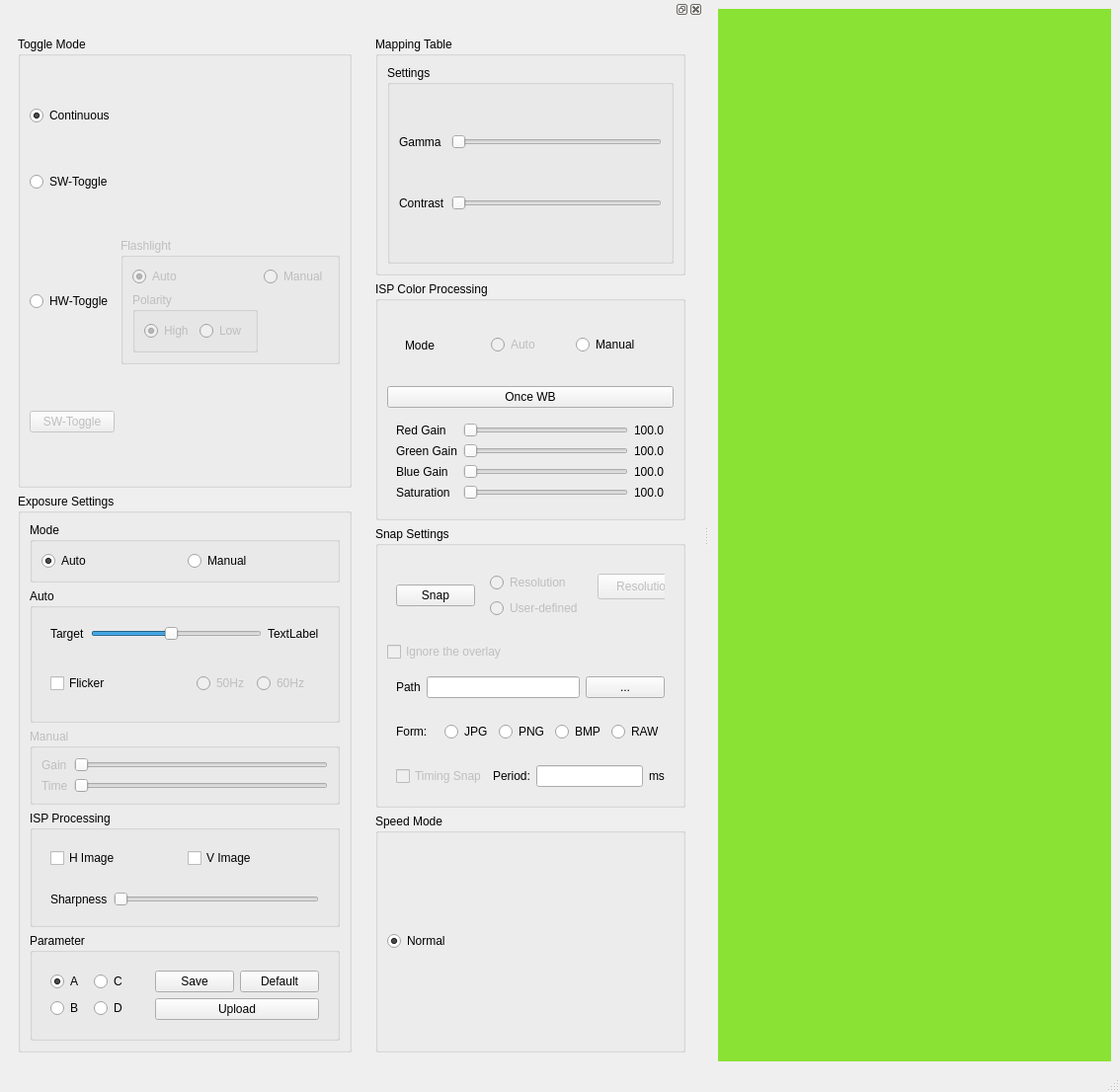
<?xml version="1.0" encoding="UTF-8"?>
<ui version="4.0">
 <class>MainWindow</class>
 <widget class="QMainWindow" name="MainWindow">
  <property name="enabled">
   <bool>true</bool>
  </property>
  <property name="geometry">
   <rect>
    <x>0</x>
    <y>0</y>
    <width>1134</width>
    <height>1106</height>
   </rect>
  </property>
  <property name="windowTitle">
   <string>MainWindow</string>
  </property>
  <widget class="QWidget" name="centralwidget">
   <layout class="QVBoxLayout" name="verticalLayout">
    <item>
     <widget class="QLabel" name="label">
      <property name="palette">
       <palette>
        <active>
         <colorrole role="WindowText">
          <brush brushstyle="SolidPattern">
           <color alpha="255">
            <red>0</red>
            <green>0</green>
            <blue>0</blue>
           </color>
          </brush>
         </colorrole>
         <colorrole role="Button">
          <brush brushstyle="SolidPattern">
           <color alpha="255">
            <red>138</red>
            <green>226</green>
            <blue>52</blue>
           </color>
          </brush>
         </colorrole>
         <colorrole role="Light">
          <brush brushstyle="SolidPattern">
           <color alpha="255">
            <red>198</red>
            <green>255</green>
            <blue>143</blue>
           </color>
          </brush>
         </colorrole>
         <colorrole role="Midlight">
          <brush brushstyle="SolidPattern">
           <color alpha="255">
            <red>168</red>
            <green>240</green>
            <blue>97</blue>
           </color>
          </brush>
         </colorrole>
         <colorrole role="Dark">
          <brush brushstyle="SolidPattern">
           <color alpha="255">
            <red>69</red>
            <green>113</green>
            <blue>26</blue>
           </color>
          </brush>
         </colorrole>
         <colorrole role="Mid">
          <brush brushstyle="SolidPattern">
           <color alpha="255">
            <red>92</red>
            <green>151</green>
            <blue>34</blue>
           </color>
          </brush>
         </colorrole>
         <colorrole role="Text">
          <brush brushstyle="SolidPattern">
           <color alpha="255">
            <red>0</red>
            <green>0</green>
            <blue>0</blue>
           </color>
          </brush>
         </colorrole>
         <colorrole role="BrightText">
          <brush brushstyle="SolidPattern">
           <color alpha="255">
            <red>255</red>
            <green>255</green>
            <blue>255</blue>
           </color>
          </brush>
         </colorrole>
         <colorrole role="ButtonText">
          <brush brushstyle="SolidPattern">
           <color alpha="255">
            <red>0</red>
            <green>0</green>
            <blue>0</blue>
           </color>
          </brush>
         </colorrole>
         <colorrole role="Base">
          <brush brushstyle="SolidPattern">
           <color alpha="255">
            <red>255</red>
            <green>255</green>
            <blue>255</blue>
           </color>
          </brush>
         </colorrole>
         <colorrole role="Window">
          <brush brushstyle="SolidPattern">
           <color alpha="255">
            <red>138</red>
            <green>226</green>
            <blue>52</blue>
           </color>
          </brush>
         </colorrole>
         <colorrole role="Shadow">
          <brush brushstyle="SolidPattern">
           <color alpha="255">
            <red>0</red>
            <green>0</green>
            <blue>0</blue>
           </color>
          </brush>
         </colorrole>
         <colorrole role="AlternateBase">
          <brush brushstyle="SolidPattern">
           <color alpha="255">
            <red>196</red>
            <green>240</green>
            <blue>153</blue>
           </color>
          </brush>
         </colorrole>
         <colorrole role="ToolTipBase">
          <brush brushstyle="SolidPattern">
           <color alpha="255">
            <red>255</red>
            <green>255</green>
            <blue>220</blue>
           </color>
          </brush>
         </colorrole>
         <colorrole role="ToolTipText">
          <brush brushstyle="SolidPattern">
           <color alpha="255">
            <red>0</red>
            <green>0</green>
            <blue>0</blue>
           </color>
          </brush>
         </colorrole>
         <colorrole role="PlaceholderText">
          <brush brushstyle="SolidPattern">
           <color alpha="128">
            <red>0</red>
            <green>0</green>
            <blue>0</blue>
           </color>
          </brush>
         </colorrole>
        </active>
        <inactive>
         <colorrole role="WindowText">
          <brush brushstyle="SolidPattern">
           <color alpha="255">
            <red>0</red>
            <green>0</green>
            <blue>0</blue>
           </color>
          </brush>
         </colorrole>
         <colorrole role="Button">
          <brush brushstyle="SolidPattern">
           <color alpha="255">
            <red>138</red>
            <green>226</green>
            <blue>52</blue>
           </color>
          </brush>
         </colorrole>
         <colorrole role="Light">
          <brush brushstyle="SolidPattern">
           <color alpha="255">
            <red>198</red>
            <green>255</green>
            <blue>143</blue>
           </color>
          </brush>
         </colorrole>
         <colorrole role="Midlight">
          <brush brushstyle="SolidPattern">
           <color alpha="255">
            <red>168</red>
            <green>240</green>
            <blue>97</blue>
           </color>
          </brush>
         </colorrole>
         <colorrole role="Dark">
          <brush brushstyle="SolidPattern">
           <color alpha="255">
            <red>69</red>
            <green>113</green>
            <blue>26</blue>
           </color>
          </brush>
         </colorrole>
         <colorrole role="Mid">
          <brush brushstyle="SolidPattern">
           <color alpha="255">
            <red>92</red>
            <green>151</green>
            <blue>34</blue>
           </color>
          </brush>
         </colorrole>
         <colorrole role="Text">
          <brush brushstyle="SolidPattern">
           <color alpha="255">
            <red>0</red>
            <green>0</green>
            <blue>0</blue>
           </color>
          </brush>
         </colorrole>
         <colorrole role="BrightText">
          <brush brushstyle="SolidPattern">
           <color alpha="255">
            <red>255</red>
            <green>255</green>
            <blue>255</blue>
           </color>
          </brush>
         </colorrole>
         <colorrole role="ButtonText">
          <brush brushstyle="SolidPattern">
           <color alpha="255">
            <red>0</red>
            <green>0</green>
            <blue>0</blue>
           </color>
          </brush>
         </colorrole>
         <colorrole role="Base">
          <brush brushstyle="SolidPattern">
           <color alpha="255">
            <red>255</red>
            <green>255</green>
            <blue>255</blue>
           </color>
          </brush>
         </colorrole>
         <colorrole role="Window">
          <brush brushstyle="SolidPattern">
           <color alpha="255">
            <red>138</red>
            <green>226</green>
            <blue>52</blue>
           </color>
          </brush>
         </colorrole>
         <colorrole role="Shadow">
          <brush brushstyle="SolidPattern">
           <color alpha="255">
            <red>0</red>
            <green>0</green>
            <blue>0</blue>
           </color>
          </brush>
         </colorrole>
         <colorrole role="AlternateBase">
          <brush brushstyle="SolidPattern">
           <color alpha="255">
            <red>196</red>
            <green>240</green>
            <blue>153</blue>
           </color>
          </brush>
         </colorrole>
         <colorrole role="ToolTipBase">
          <brush brushstyle="SolidPattern">
           <color alpha="255">
            <red>255</red>
            <green>255</green>
            <blue>220</blue>
           </color>
          </brush>
         </colorrole>
         <colorrole role="ToolTipText">
          <brush brushstyle="SolidPattern">
           <color alpha="255">
            <red>0</red>
            <green>0</green>
            <blue>0</blue>
           </color>
          </brush>
         </colorrole>
         <colorrole role="PlaceholderText">
          <brush brushstyle="SolidPattern">
           <color alpha="128">
            <red>0</red>
            <green>0</green>
            <blue>0</blue>
           </color>
          </brush>
         </colorrole>
        </inactive>
        <disabled>
         <colorrole role="WindowText">
          <brush brushstyle="SolidPattern">
           <color alpha="255">
            <red>69</red>
            <green>113</green>
            <blue>26</blue>
           </color>
          </brush>
         </colorrole>
         <colorrole role="Button">
          <brush brushstyle="SolidPattern">
           <color alpha="255">
            <red>138</red>
            <green>226</green>
            <blue>52</blue>
           </color>
          </brush>
         </colorrole>
         <colorrole role="Light">
          <brush brushstyle="SolidPattern">
           <color alpha="255">
            <red>198</red>
            <green>255</green>
            <blue>143</blue>
           </color>
          </brush>
         </colorrole>
         <colorrole role="Midlight">
          <brush brushstyle="SolidPattern">
           <color alpha="255">
            <red>168</red>
            <green>240</green>
            <blue>97</blue>
           </color>
          </brush>
         </colorrole>
         <colorrole role="Dark">
          <brush brushstyle="SolidPattern">
           <color alpha="255">
            <red>69</red>
            <green>113</green>
            <blue>26</blue>
           </color>
          </brush>
         </colorrole>
         <colorrole role="Mid">
          <brush brushstyle="SolidPattern">
           <color alpha="255">
            <red>92</red>
            <green>151</green>
            <blue>34</blue>
           </color>
          </brush>
         </colorrole>
         <colorrole role="Text">
          <brush brushstyle="SolidPattern">
           <color alpha="255">
            <red>69</red>
            <green>113</green>
            <blue>26</blue>
           </color>
          </brush>
         </colorrole>
         <colorrole role="BrightText">
          <brush brushstyle="SolidPattern">
           <color alpha="255">
            <red>255</red>
            <green>255</green>
            <blue>255</blue>
           </color>
          </brush>
         </colorrole>
         <colorrole role="ButtonText">
          <brush brushstyle="SolidPattern">
           <color alpha="255">
            <red>69</red>
            <green>113</green>
            <blue>26</blue>
           </color>
          </brush>
         </colorrole>
         <colorrole role="Base">
          <brush brushstyle="SolidPattern">
           <color alpha="255">
            <red>138</red>
            <green>226</green>
            <blue>52</blue>
           </color>
          </brush>
         </colorrole>
         <colorrole role="Window">
          <brush brushstyle="SolidPattern">
           <color alpha="255">
            <red>138</red>
            <green>226</green>
            <blue>52</blue>
           </color>
          </brush>
         </colorrole>
         <colorrole role="Shadow">
          <brush brushstyle="SolidPattern">
           <color alpha="255">
            <red>0</red>
            <green>0</green>
            <blue>0</blue>
           </color>
          </brush>
         </colorrole>
         <colorrole role="AlternateBase">
          <brush brushstyle="SolidPattern">
           <color alpha="255">
            <red>138</red>
            <green>226</green>
            <blue>52</blue>
           </color>
          </brush>
         </colorrole>
         <colorrole role="ToolTipBase">
          <brush brushstyle="SolidPattern">
           <color alpha="255">
            <red>255</red>
            <green>255</green>
            <blue>220</blue>
           </color>
          </brush>
         </colorrole>
         <colorrole role="ToolTipText">
          <brush brushstyle="SolidPattern">
           <color alpha="255">
            <red>0</red>
            <green>0</green>
            <blue>0</blue>
           </color>
          </brush>
         </colorrole>
         <colorrole role="PlaceholderText">
          <brush brushstyle="SolidPattern">
           <color alpha="128">
            <red>0</red>
            <green>0</green>
            <blue>0</blue>
           </color>
          </brush>
         </colorrole>
        </disabled>
       </palette>
      </property>
      <property name="autoFillBackground">
       <bool>true</bool>
      </property>
      <property name="text">
       <string/>
      </property>
     </widget>
    </item>
   </layout>
  </widget>
  <widget class="QMenuBar" name="menubar">
   <property name="geometry">
    <rect>
     <x>0</x>
     <y>0</y>
     <width>1134</width>
     <height>23</height>
    </rect>
   </property>
  </widget>
  <widget class="QStatusBar" name="statusbar"/>
  <widget class="QDockWidget" name="dockWidget">
   <attribute name="dockWidgetArea">
    <number>1</number>
   </attribute>
   <widget class="QWidget" name="dockWidgetContents">
    <layout class="QGridLayout" name="gridLayout_2">
     <item row="1" column="0">
      <widget class="QWidget" name="widget" native="true">
       <layout class="QVBoxLayout" name="verticalLayout_4">
        <item>
         <widget class="QGroupBox" name="groupBox">
          <property name="title">
           <string>Toggle Mode</string>
          </property>
          <layout class="QGridLayout" name="gridLayout_3">
           <item row="2" column="0">
            <widget class="QRadioButton" name="radioButton_3">
             <property name="text">
              <string>HW-Toggle</string>
             </property>
             <attribute name="buttonGroup">
              <string notr="true">buttonGroup</string>
             </attribute>
            </widget>
           </item>
           <item row="1" column="0">
            <widget class="QRadioButton" name="radioButton_2">
             <property name="text">
              <string>SW-Toggle</string>
             </property>
             <attribute name="buttonGroup">
              <string notr="true">buttonGroup</string>
             </attribute>
            </widget>
           </item>
           <item row="0" column="0">
            <widget class="QRadioButton" name="radioButton">
             <property name="text">
              <string>Continuous</string>
             </property>
             <property name="checked">
              <bool>true</bool>
             </property>
             <attribute name="buttonGroup">
              <string notr="true">buttonGroup</string>
             </attribute>
            </widget>
           </item>
           <item row="3" column="0">
            <widget class="QPushButton" name="pushButton">
             <property name="enabled">
              <bool>false</bool>
             </property>
             <property name="text">
              <string>SW-Toggle</string>
             </property>
            </widget>
           </item>
           <item row="2" column="1">
            <widget class="QGroupBox" name="groupBox_2">
             <property name="enabled">
              <bool>false</bool>
             </property>
             <property name="title">
              <string>Flashlight</string>
             </property>
             <layout class="QGridLayout" name="gridLayout_4">
              <item row="0" column="0">
               <widget class="QRadioButton" name="radioButton_6">
                <property name="text">
                 <string>Auto</string>
                </property>
                <property name="checked">
                 <bool>true</bool>
                </property>
               </widget>
              </item>
              <item row="1" column="0">
               <widget class="QGroupBox" name="groupBox_3">
                <property name="title">
                 <string>Polarity</string>
                </property>
                <layout class="QHBoxLayout" name="horizontalLayout">
                 <item>
                  <widget class="QRadioButton" name="radioButton_4">
                   <property name="text">
                    <string>High</string>
                   </property>
                   <property name="checked">
                    <bool>true</bool>
                   </property>
                  </widget>
                 </item>
                 <item>
                  <widget class="QRadioButton" name="radioButton_5">
                   <property name="text">
                    <string>Low</string>
                   </property>
                  </widget>
                 </item>
                </layout>
               </widget>
              </item>
              <item row="0" column="1">
               <widget class="QRadioButton" name="radioButton_7">
                <property name="text">
                 <string>Manual</string>
                </property>
               </widget>
              </item>
             </layout>
            </widget>
           </item>
          </layout>
         </widget>
        </item>
        <item>
         <widget class="QGroupBox" name="groupBox_4">
          <property name="title">
           <string>Exposure Settings</string>
          </property>
          <layout class="QVBoxLayout" name="verticalLayout_2">
           <item>
            <widget class="QGroupBox" name="groupBox_14">
             <property name="title">
              <string>Mode</string>
             </property>
             <layout class="QHBoxLayout" name="horizontalLayout_12">
              <item>
               <widget class="QRadioButton" name="radioButton_24">
                <property name="text">
                 <string>Auto</string>
                </property>
                <property name="checked">
                 <bool>true</bool>
                </property>
               </widget>
              </item>
              <item>
               <widget class="QRadioButton" name="radioButton_23">
                <property name="text">
                 <string>Manual</string>
                </property>
               </widget>
              </item>
             </layout>
            </widget>
           </item>
           <item>
            <widget class="QGroupBox" name="groupBox_5">
             <property name="title">
              <string>Auto</string>
             </property>
             <layout class="QVBoxLayout" name="verticalLayout_3">
              <item>
               <widget class="QWidget" name="widget_3" native="true">
                <layout class="QHBoxLayout" name="horizontalLayout_2">
                 <item>
                  <widget class="QLabel" name="label_2">
                   <property name="text">
                    <string>Target</string>
                   </property>
                  </widget>
                 </item>
                 <item>
                  <widget class="QSlider" name="AeTargetSlider">
                   <property name="minimum">
                    <number>1</number>
                   </property>
                   <property name="maximum">
                    <number>255</number>
                   </property>
                   <property name="value">
                    <number>120</number>
                   </property>
                   <property name="orientation">
                    <enum>Qt::Horizontal</enum>
                   </property>
                  </widget>
                 </item>
                 <item>
                  <widget class="QLabel" name="AeTargetLabel">
                   <property name="text">
                    <string>TextLabel</string>
                   </property>
                  </widget>
                 </item>
                </layout>
               </widget>
              </item>
              <item>
               <widget class="QWidget" name="widget_4" native="true">
                <layout class="QHBoxLayout" name="horizontalLayout_3">
                 <item>
                  <widget class="QCheckBox" name="checkBox">
                   <property name="text">
                    <string>Flicker</string>
                   </property>
                  </widget>
                 </item>
                 <item>
                  <widget class="QWidget" name="widget_5" native="true">
                   <property name="enabled">
                    <bool>false</bool>
                   </property>
                   <layout class="QHBoxLayout" name="horizontalLayout_4">
                    <item>
                     <widget class="QRadioButton" name="radioButton_8">
                      <property name="text">
                       <string>50Hz</string>
                      </property>
                     </widget>
                    </item>
                    <item>
                     <widget class="QRadioButton" name="radioButton_9">
                      <property name="text">
                       <string>60Hz</string>
                      </property>
                     </widget>
                    </item>
                   </layout>
                  </widget>
                 </item>
                </layout>
               </widget>
              </item>
             </layout>
            </widget>
           </item>
           <item>
            <widget class="QGroupBox" name="groupBox_6">
             <property name="enabled">
              <bool>false</bool>
             </property>
             <property name="title">
              <string>Manual</string>
             </property>
             <layout class="QGridLayout" name="gridLayout_7">
              <item row="1" column="1">
               <widget class="QSlider" name="exposureTimeSlider">
                <property name="maximum">
                 <number>0</number>
                </property>
                <property name="value">
                 <number>0</number>
                </property>
                <property name="orientation">
                 <enum>Qt::Horizontal</enum>
                </property>
               </widget>
              </item>
              <item row="0" column="0">
               <widget class="QLabel" name="label_5">
                <property name="text">
                 <string>Gain</string>
                </property>
               </widget>
              </item>
              <item row="0" column="1">
               <widget class="QSlider" name="analogGainSlider">
                <property name="maximum">
                 <number>0</number>
                </property>
                <property name="value">
                 <number>0</number>
                </property>
                <property name="orientation">
                 <enum>Qt::Horizontal</enum>
                </property>
               </widget>
              </item>
              <item row="1" column="0">
               <widget class="QLabel" name="label_6">
                <property name="text">
                 <string>Time</string>
                </property>
               </widget>
              </item>
             </layout>
            </widget>
           </item>
           <item>
            <widget class="QGroupBox" name="groupBox_7">
             <property name="title">
              <string>ISP Processing</string>
             </property>
             <layout class="QVBoxLayout" name="verticalLayout_8">
              <item>
               <widget class="QWidget" name="widget_6" native="true">
                <layout class="QHBoxLayout" name="horizontalLayout_5">
                 <item>
                  <widget class="QCheckBox" name="checkBox_3">
                   <property name="text">
                    <string>H Image</string>
                   </property>
                  </widget>
                 </item>
                 <item>
                  <widget class="QCheckBox" name="checkBox_2">
                   <property name="text">
                    <string>V Image</string>
                   </property>
                  </widget>
                 </item>
                </layout>
               </widget>
              </item>
              <item>
               <widget class="QWidget" name="widget_7" native="true">
                <layout class="QHBoxLayout" name="horizontalLayout_6">
                 <item>
                  <widget class="QLabel" name="label_7">
                   <property name="text">
                    <string>Sharpness</string>
                   </property>
                  </widget>
                 </item>
                 <item>
                  <widget class="QSlider" name="sharpnessSlider">
                   <property name="maximum">
                    <number>90</number>
                   </property>
                   <property name="orientation">
                    <enum>Qt::Horizontal</enum>
                   </property>
                  </widget>
                 </item>
                </layout>
               </widget>
              </item>
             </layout>
            </widget>
           </item>
           <item>
            <widget class="QGroupBox" name="groupBox_8">
             <property name="title">
              <string>Parameter</string>
             </property>
             <layout class="QHBoxLayout" name="horizontalLayout_7">
              <item>
               <widget class="QWidget" name="widget_9" native="true">
                <layout class="QGridLayout" name="gridLayout">
                 <item row="1" column="0">
                  <widget class="QRadioButton" name="radioButton_12">
                   <property name="text">
                    <string>B</string>
                   </property>
                  </widget>
                 </item>
                 <item row="0" column="1">
                  <widget class="QRadioButton" name="radioButton_11">
                   <property name="text">
                    <string>C</string>
                   </property>
                  </widget>
                 </item>
                 <item row="1" column="1">
                  <widget class="QRadioButton" name="radioButton_13">
                   <property name="text">
                    <string>D</string>
                   </property>
                  </widget>
                 </item>
                 <item row="0" column="0">
                  <widget class="QRadioButton" name="radioButton_10">
                   <property name="text">
                    <string>A</string>
                   </property>
                   <property name="checked">
                    <bool>true</bool>
                   </property>
                  </widget>
                 </item>
                </layout>
               </widget>
              </item>
              <item>
               <widget class="QWidget" name="widget_8" native="true">
                <layout class="QGridLayout" name="gridLayout_5">
                 <item row="0" column="0">
                  <widget class="QPushButton" name="pushButton_3">
                   <property name="text">
                    <string>Save</string>
                   </property>
                  </widget>
                 </item>
                 <item row="0" column="1">
                  <widget class="QPushButton" name="pushButton_2">
                   <property name="text">
                    <string>Default</string>
                   </property>
                  </widget>
                 </item>
                 <item row="1" column="0" colspan="2">
                  <widget class="QPushButton" name="pushButton_4">
                   <property name="text">
                    <string>Upload</string>
                   </property>
                  </widget>
                 </item>
                </layout>
               </widget>
              </item>
             </layout>
            </widget>
           </item>
          </layout>
         </widget>
        </item>
       </layout>
      </widget>
     </item>
     <item row="1" column="1">
      <widget class="QWidget" name="widget_2" native="true">
       <layout class="QVBoxLayout" name="verticalLayout_6">
        <item>
         <widget class="QGroupBox" name="groupBox_10">
          <property name="title">
           <string>Mapping Table</string>
          </property>
          <layout class="QVBoxLayout" name="verticalLayout_7">
           <item>
            <widget class="QGroupBox" name="groupBox_13">
             <property name="title">
              <string>Settings</string>
             </property>
             <layout class="QGridLayout" name="gridLayout_8">
              <item row="1" column="1">
               <widget class="QSlider" name="contrastSlider">
                <property name="maximum">
                 <number>0</number>
                </property>
                <property name="value">
                 <number>0</number>
                </property>
                <property name="orientation">
                 <enum>Qt::Horizontal</enum>
                </property>
               </widget>
              </item>
              <item row="0" column="0">
               <widget class="QLabel" name="label_3">
                <property name="text">
                 <string>Gamma</string>
                </property>
               </widget>
              </item>
              <item row="1" column="0">
               <widget class="QLabel" name="label_4">
                <property name="text">
                 <string>Contrast</string>
                </property>
               </widget>
              </item>
              <item row="0" column="1">
               <widget class="QSlider" name="gammaSlider">
                <property name="maximum">
                 <number>0</number>
                </property>
                <property name="value">
                 <number>0</number>
                </property>
                <property name="orientation">
                 <enum>Qt::Horizontal</enum>
                </property>
               </widget>
              </item>
             </layout>
            </widget>
           </item>
          </layout>
         </widget>
        </item>
        <item>
         <widget class="QGroupBox" name="groupBox_12">
          <property name="title">
           <string>ISP Color Processing</string>
          </property>
          <layout class="QVBoxLayout" name="verticalLayout_9">
           <item>
            <widget class="QWidget" name="widget_10" native="true">
             <layout class="QVBoxLayout" name="verticalLayout_10">
              <item>
               <widget class="QWidget" name="widget_11" native="true">
                <layout class="QHBoxLayout" name="horizontalLayout_8">
                 <item>
                  <widget class="QLabel" name="label_8">
                   <property name="text">
                    <string>Mode</string>
                   </property>
                  </widget>
                 </item>
                 <item>
                  <widget class="QRadioButton" name="radioButton_14">
                   <property name="enabled">
                    <bool>false</bool>
                   </property>
                   <property name="text">
                    <string>Auto</string>
                   </property>
                  </widget>
                 </item>
                 <item>
                  <widget class="QRadioButton" name="radioButton_15">
                   <property name="text">
                    <string>Manual</string>
                   </property>
                  </widget>
                 </item>
                </layout>
               </widget>
              </item>
             </layout>
            </widget>
           </item>
           <item>
            <widget class="QPushButton" name="pushButton_5">
             <property name="text">
              <string>Once WB</string>
             </property>
            </widget>
           </item>
           <item>
            <widget class="QWidget" name="widget_12" native="true">
             <layout class="QGridLayout" name="gridLayout_9">
              <item row="1" column="0">
               <widget class="QLabel" name="label_10">
                <property name="text">
                 <string>Green Gain</string>
                </property>
               </widget>
              </item>
              <item row="1" column="1">
               <widget class="QSlider" name="horizontalSlider_7">
                <property name="maximum">
                 <number>400</number>
                </property>
                <property name="orientation">
                 <enum>Qt::Horizontal</enum>
                </property>
               </widget>
              </item>
              <item row="0" column="1">
               <widget class="QSlider" name="horizontalSlider_6">
                <property name="maximum">
                 <number>400</number>
                </property>
                <property name="orientation">
                 <enum>Qt::Horizontal</enum>
                </property>
               </widget>
              </item>
              <item row="3" column="1">
               <widget class="QSlider" name="horizontalSlider_9">
                <property name="maximum">
                 <number>400</number>
                </property>
                <property name="orientation">
                 <enum>Qt::Horizontal</enum>
                </property>
               </widget>
              </item>
              <item row="2" column="0">
               <widget class="QLabel" name="label_11">
                <property name="text">
                 <string>Blue Gain</string>
                </property>
               </widget>
              </item>
              <item row="3" column="0">
               <widget class="QLabel" name="label_12">
                <property name="text">
                 <string>Saturation</string>
                </property>
               </widget>
              </item>
              <item row="2" column="1">
               <widget class="QSlider" name="horizontalSlider_8">
                <property name="maximum">
                 <number>400</number>
                </property>
                <property name="orientation">
                 <enum>Qt::Horizontal</enum>
                </property>
               </widget>
              </item>
              <item row="0" column="0">
               <widget class="QLabel" name="label_9">
                <property name="text">
                 <string>Red Gain</string>
                </property>
               </widget>
              </item>
              <item row="0" column="2">
               <widget class="QLabel" name="label_24">
                <property name="text">
                 <string>100.0</string>
                </property>
               </widget>
              </item>
              <item row="1" column="2">
               <widget class="QLabel" name="label_25">
                <property name="text">
                 <string>100.0</string>
                </property>
               </widget>
              </item>
              <item row="2" column="2">
               <widget class="QLabel" name="label_26">
                <property name="text">
                 <string>100.0</string>
                </property>
               </widget>
              </item>
              <item row="3" column="2">
               <widget class="QLabel" name="label_27">
                <property name="text">
                 <string>100.0</string>
                </property>
               </widget>
              </item>
             </layout>
            </widget>
           </item>
          </layout>
         </widget>
        </item>
        <item>
         <widget class="QGroupBox" name="groupBox_11">
          <property name="title">
           <string>Snap Settings</string>
          </property>
          <layout class="QVBoxLayout" name="verticalLayout_11">
           <item>
            <widget class="QWidget" name="widget_13" native="true">
             <layout class="QGridLayout" name="gridLayout_6" rowstretch="0" columnstretch="0,0,0,0">
              <item row="0" column="3">
               <widget class="QWidget" name="widget_15" native="true">
                <property name="enabled">
                 <bool>false</bool>
                </property>
                <widget class="QPushButton" name="pushButton_8">
                 <property name="geometry">
                  <rect>
                   <x>0</x>
                   <y>10</y>
                   <width>95</width>
                   <height>26</height>
                  </rect>
                 </property>
                 <property name="text">
                  <string>Resolution</string>
                 </property>
                </widget>
               </widget>
              </item>
              <item row="0" column="0">
               <widget class="QPushButton" name="pushButton_6">
                <property name="sizePolicy">
                 <sizepolicy hsizetype="Minimum" vsizetype="Fixed">
                  <horstretch>0</horstretch>
                  <verstretch>0</verstretch>
                 </sizepolicy>
                </property>
                <property name="text">
                 <string>Snap</string>
                </property>
               </widget>
              </item>
              <item row="0" column="1">
               <widget class="QWidget" name="widget_18" native="true">
                <property name="enabled">
                 <bool>false</bool>
                </property>
                <layout class="QVBoxLayout" name="verticalLayout_12">
                 <item>
                  <widget class="QRadioButton" name="radioButton_16">
                   <property name="text">
                    <string>Resolution</string>
                   </property>
                  </widget>
                 </item>
                 <item>
                  <widget class="QRadioButton" name="radioButton_17">
                   <property name="text">
                    <string>User-defined</string>
                   </property>
                  </widget>
                 </item>
                </layout>
               </widget>
              </item>
             </layout>
            </widget>
           </item>
           <item>
            <widget class="QCheckBox" name="checkBox_5">
             <property name="enabled">
              <bool>false</bool>
             </property>
             <property name="text">
              <string>Ignore the overlay</string>
             </property>
            </widget>
           </item>
           <item>
            <widget class="QWidget" name="widget_14" native="true">
             <layout class="QHBoxLayout" name="horizontalLayout_9">
              <item>
               <widget class="QLabel" name="label_13">
                <property name="text">
                 <string>Path</string>
                </property>
               </widget>
              </item>
              <item>
               <widget class="QLineEdit" name="lineEdit_2"/>
              </item>
              <item>
               <widget class="QPushButton" name="pushButton_7">
                <property name="text">
                 <string>...</string>
                </property>
               </widget>
              </item>
             </layout>
            </widget>
           </item>
           <item>
            <widget class="QWidget" name="widget_16" native="true">
             <layout class="QHBoxLayout" name="horizontalLayout_10">
              <item>
               <widget class="QLabel" name="label_14">
                <property name="text">
                 <string>Form:</string>
                </property>
               </widget>
              </item>
              <item>
               <widget class="QRadioButton" name="radioButton_18">
                <property name="text">
                 <string>JPG</string>
                </property>
               </widget>
              </item>
              <item>
               <widget class="QRadioButton" name="radioButton_19">
                <property name="text">
                 <string>PNG</string>
                </property>
               </widget>
              </item>
              <item>
               <widget class="QRadioButton" name="radioButton_20">
                <property name="text">
                 <string>BMP</string>
                </property>
               </widget>
              </item>
              <item>
               <widget class="QRadioButton" name="radioButton_21">
                <property name="text">
                 <string>RAW</string>
                </property>
               </widget>
              </item>
             </layout>
            </widget>
           </item>
           <item>
            <widget class="QWidget" name="widget_17" native="true">
             <layout class="QHBoxLayout" name="horizontalLayout_11">
              <item>
               <widget class="QCheckBox" name="checkBox_4">
                <property name="enabled">
                 <bool>false</bool>
                </property>
                <property name="text">
                 <string>Timing Snap</string>
                </property>
               </widget>
              </item>
              <item>
               <widget class="QLabel" name="label_15">
                <property name="text">
                 <string>Period:</string>
                </property>
               </widget>
              </item>
              <item>
               <widget class="QLineEdit" name="lineEdit_3"/>
              </item>
              <item>
               <widget class="QLabel" name="label_16">
                <property name="text">
                 <string>ms</string>
                </property>
               </widget>
              </item>
             </layout>
            </widget>
           </item>
          </layout>
         </widget>
        </item>
        <item>
         <widget class="QGroupBox" name="groupBox_9">
          <property name="title">
           <string>Speed Mode</string>
          </property>
          <layout class="QVBoxLayout" name="verticalLayout_5">
           <item>
            <widget class="QRadioButton" name="radioButton_22">
             <property name="text">
              <string>Normal</string>
             </property>
             <property name="checked">
              <bool>true</bool>
             </property>
            </widget>
           </item>
          </layout>
         </widget>
        </item>
       </layout>
      </widget>
     </item>
    </layout>
   </widget>
  </widget>
 </widget>
 <resources/>
 <connections>
  <connection>
   <sender>AeTargetSlider</sender>
   <signal>valueChanged(int)</signal>
   <receiver>AeTargetLabel</receiver>
   <slot>setNum(int)</slot>
   <hints>
    <hint type="sourcelabel">
     <x>227</x>
     <y>597</y>
    </hint>
    <hint type="destinationlabel">
     <x>327</x>
     <y>607</y>
    </hint>
   </hints>
  </connection>
 </connections>
 <buttongroups>
  <buttongroup name="buttonGroup"/>
 </buttongroups>
</ui>
